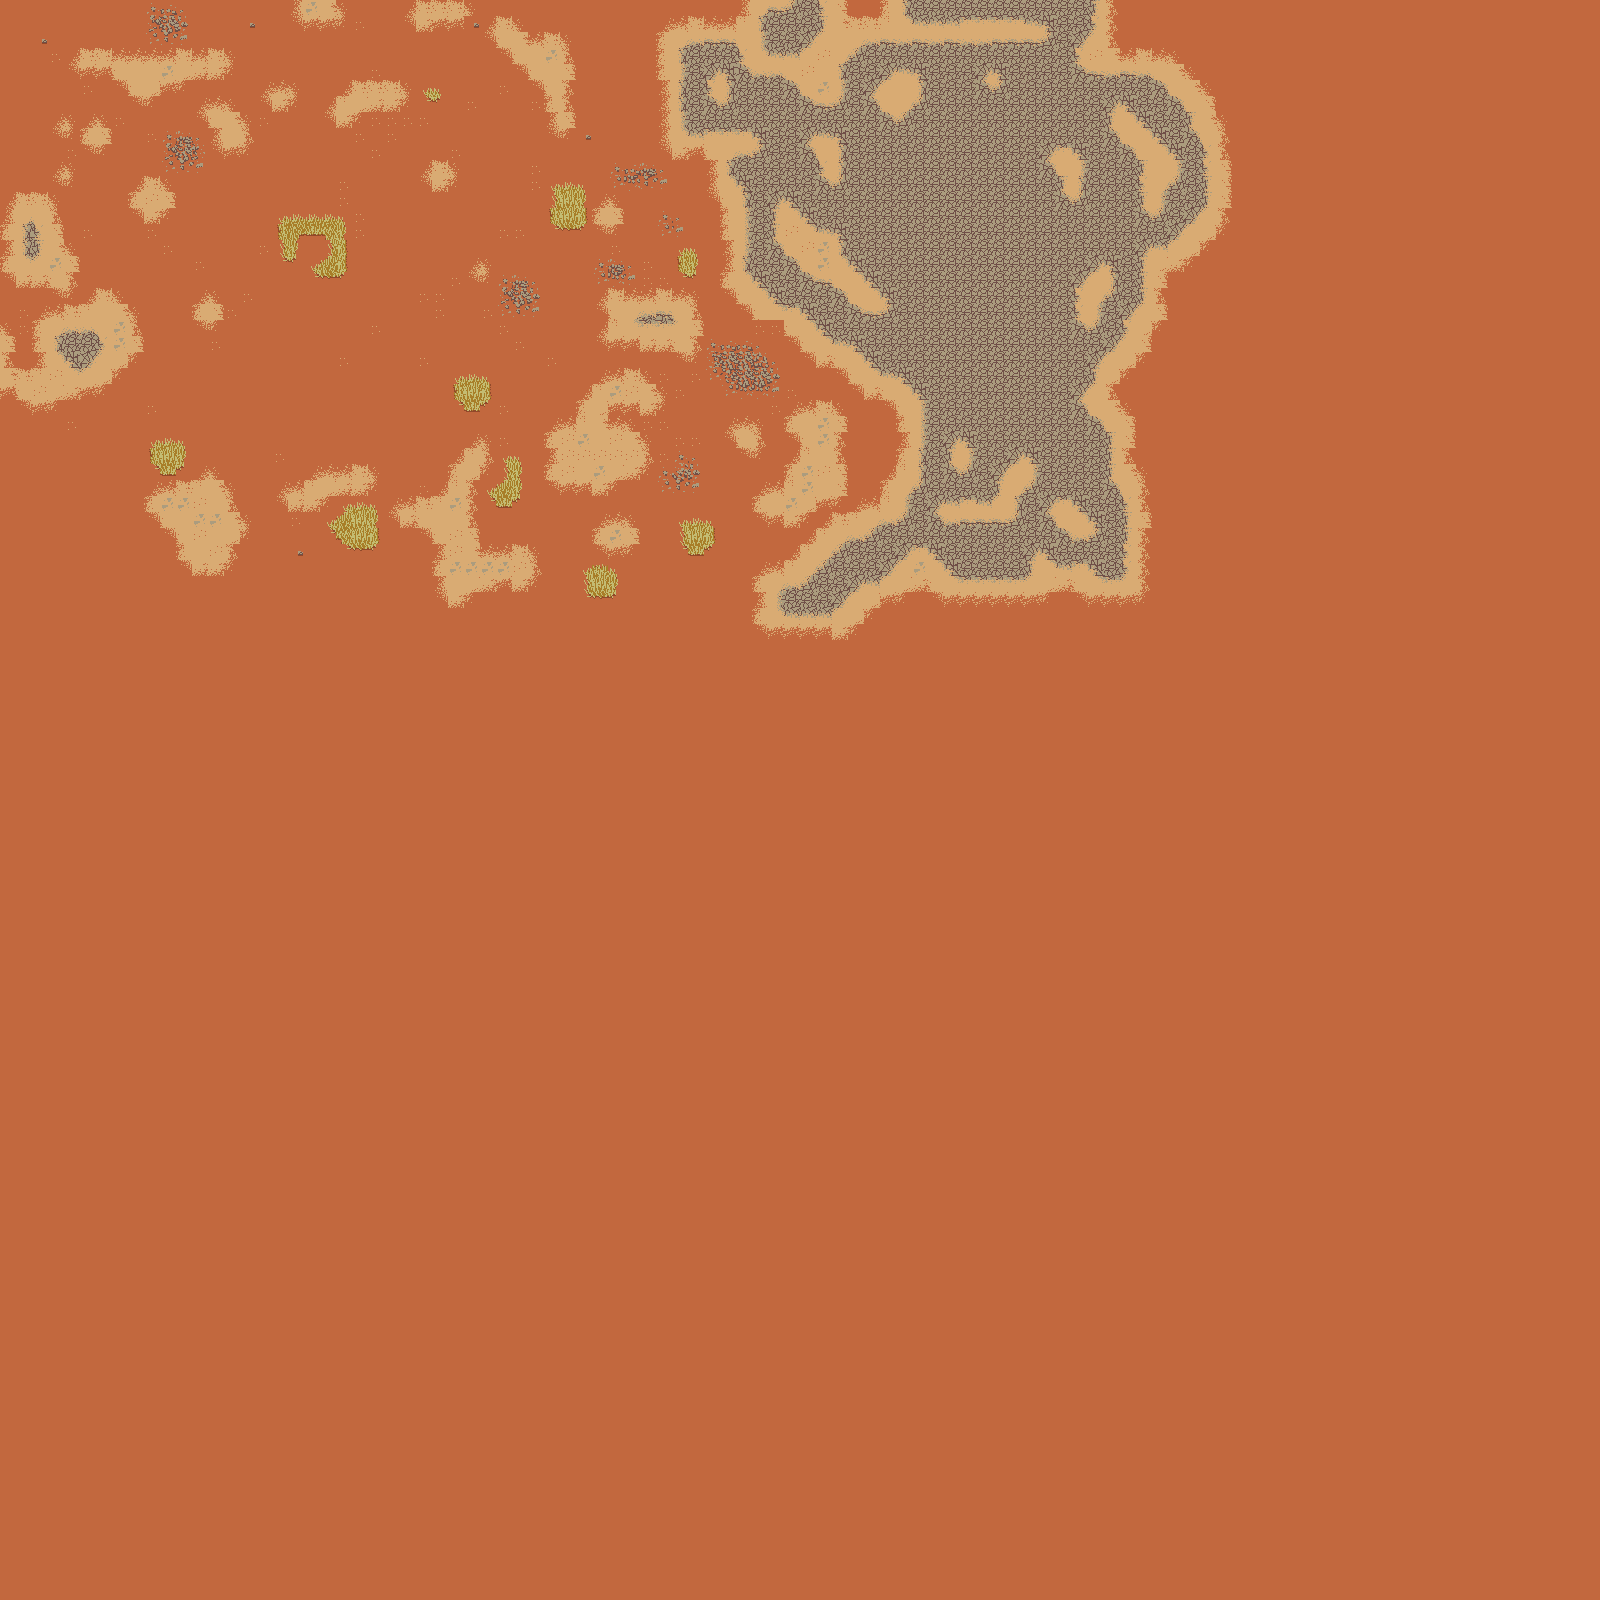

Tiled map render using the project's own tile images. Description and the map definition, with tile-layer contents summarised, below:
An orthogonal 100x100 tile map with 16x16 px tiles, 1 tile layer (Ground) and 8 objects.

<map version="1.0" orientation="orthogonal" renderorder="right-down" width="100" height="100" tilewidth="16" tileheight="16">
 <tileset firstgid="1" name="tiles" tilewidth="16" tileheight="16">
  <image source="tiles.png" width="256" height="256" />
  <terraintypes>
   <terrain name="sand1" tile="-1" />
   <terrain name="sand2" tile="-1" />
   <terrain name="dry grass" tile="-1" />
   <terrain name="rocks1" tile="-1" />
   <terrain name="dry ground" tile="-1" />
   <terrain name="rock wall shadow" tile="-1" />
   <terrain name="rock wall" tile="-1" />
  </terraintypes>
  <tile id="2" terrain="2,2,2,0" />
  <tile id="3" terrain="2,2,0,0" />
  <tile id="4" terrain="2,2,0,2" />
  <tile id="5" terrain="0,0,0,2" />
  <tile id="6" terrain="0,0,2,2" />
  <tile id="7" terrain="0,0,2,0" />
  <tile id="8" terrain="0,0,0,1" />
  <tile id="9" terrain="0,0,1,1" />
  <tile id="10" terrain="0,0,1,0" />
  <tile id="11" terrain="1,1,1,0" />
  <tile id="12" terrain="1,1,0,0" />
  <tile id="13" terrain="1,1,0,1" />
  <tile id="16" terrain="0,0,0,0" />
  <tile id="17" terrain="1,1,1,1" />
  <tile id="18" terrain="2,0,2,0" />
  <tile id="20" terrain="0,2,0,2" />
  <tile id="21" terrain="0,2,0,2" />
  <tile id="22" terrain="2,2,2,2" />
  <tile id="23" terrain="2,0,2,0" />
  <tile id="24" terrain="0,1,0,1" />
  <tile id="25" terrain="1,1,1,1" />
  <tile id="26" terrain="1,0,1,0" />
  <tile id="27" terrain="1,0,1,0" />
  <tile id="29" terrain="0,1,0,1" />
  <tile id="34" terrain="2,0,2,2" />
  <tile id="35" terrain="0,0,2,2" />
  <tile id="36" terrain="0,2,2,2" />
  <tile id="37" terrain="0,2,0,0" />
  <tile id="38" terrain="2,2,0,0" />
  <tile id="39" terrain="2,0,0,0" />
  <tile id="40" terrain="0,1,0,0" />
  <tile id="41" terrain="1,1,0,0" />
  <tile id="42" terrain="1,0,0,0" />
  <tile id="43" terrain="1,0,1,1" />
  <tile id="44" terrain="0,0,1,1" />
  <tile id="45" terrain="0,1,1,1" />
  <tile id="50" terrain="3,3,3,0" />
  <tile id="51" terrain="3,3,0,0" />
  <tile id="52" terrain="3,3,0,3" />
  <tile id="53" terrain="0,0,0,3" />
  <tile id="54" terrain="0,0,3,3" />
  <tile id="55" terrain="0,0,3,0" />
  <tile id="56" terrain="1,1,1,4" />
  <tile id="57" terrain="1,1,4,4" />
  <tile id="58" terrain="1,1,4,1" />
  <tile id="59" terrain="4,4,4,1" />
  <tile id="60" terrain="4,4,1,1" />
  <tile id="61" terrain="4,4,1,4" />
  <tile id="66" terrain="3,0,3,0" />
  <tile id="68" terrain="0,3,0,3" />
  <tile id="69" terrain="0,3,0,3" />
  <tile id="70" terrain="3,3,3,3" />
  <tile id="71" terrain="3,0,3,0" />
  <tile id="72" terrain="1,4,1,4" />
  <tile id="73" terrain="4,4,4,4" />
  <tile id="74" terrain="4,1,4,1" />
  <tile id="75" terrain="4,1,4,1" />
  <tile id="76" terrain="1,1,1,1" />
  <tile id="77" terrain="1,4,1,4" />
  <tile id="82" terrain="3,0,3,3" />
  <tile id="83" terrain="0,0,3,3" />
  <tile id="84" terrain="0,3,3,3" />
  <tile id="85" terrain="0,3,0,0" />
  <tile id="86" terrain="3,3,0,0" />
  <tile id="87" terrain="3,0,0,0" />
  <tile id="88" terrain="1,4,1,1" />
  <tile id="89" terrain="4,4,1,1" />
  <tile id="90" terrain="4,1,1,1" />
  <tile id="91" terrain="4,1,4,4" />
  <tile id="92" terrain="1,1,4,4" />
  <tile id="93" terrain="1,4,4,4" />
  <tile id="98" terrain="3,3,3,5" />
  <tile id="99" terrain="3,3,5,5" />
  <tile id="100" terrain="3,3,5,3" />
  <tile id="101" terrain="0,0,0,6" />
  <tile id="102" terrain="0,0,6,6" />
  <tile id="103" terrain="0,0,6,0" />
  <tile id="104" terrain="5,5,5,6" />
  <tile id="105" terrain="5,5,6,6" />
  <tile id="106" terrain="5,5,6,5" />
  <tile id="107" terrain="6,6,6,5" />
  <tile id="108" terrain="6,6,5,5" />
  <tile id="109" terrain="6,6,5,6" />
  <tile id="114" terrain="3,5,3,5" />
  <tile id="115" terrain="5,5,5,5" />
  <tile id="116" terrain="5,3,5,3" />
  <tile id="117" terrain="0,6,0,6" />
  <tile id="118" terrain="6,6,6,6" />
  <tile id="119" terrain="6,0,6,0" />
  <tile id="120" terrain="5,6,5,6" />
  <tile id="121" terrain="6,6,6,6" />
  <tile id="122" terrain="6,5,6,5" />
  <tile id="123" terrain="6,5,6,5" />
  <tile id="124" terrain="5,5,5,5" />
  <tile id="125" terrain="5,6,5,6" />
  <tile id="130" terrain="3,5,3,3" />
  <tile id="131" terrain="5,5,3,3" />
  <tile id="132" terrain="5,3,3,3" />
  <tile id="133" terrain="0,6,0,0" />
  <tile id="134" terrain="6,6,0,0" />
  <tile id="135" terrain="6,0,0,0" />
  <tile id="136" terrain="5,6,5,5" />
  <tile id="137" terrain="6,6,5,5" />
  <tile id="138" terrain="6,5,5,5" />
  <tile id="139" terrain="6,5,6,6" />
  <tile id="140" terrain="5,5,6,6" />
  <tile id="141" terrain="5,6,6,6" />
 </tileset>
 <layer name="Ground" width="100" height="100">
  <data>[10000 cells, 10000 non-empty, 71 distinct tile ids]</data>
 </layer>
 <objectgroup name="Regions">
  <object x="168" y="136">
   <polygon points="0,0 -4,24 4,36 36,32 36,4 12,-4" />
  </object>
  <object x="712" y="344">
   <polygon points="0,0 0,28 20,48 68,48 68,28 40,0" />
  </object>
  <object x="168" y="44">
   <polygon points="0,0 -20,-12 -16,-40 16,-36 20,-20 20,-4" />
  </object>
  <object x="504" y="308">
   <polygon points="0,0 -4,-4 0,-32 32,-28 36,-12 36,4 12,8" />
  </object>
  <object x="616" y="168">
   <polygon points="0,0 36,0 48,4 52,16 28,20 0,12" />
  </object>
  <object x="600" y="264">
   <polygon points="0,0 0,12 20,16 36,16 36,12 28,0" />
  </object>
  <object x="664" y="472">
   <polygon points="0,0 0,12 16,20 32,16 36,0 32,-16 16,-20" />
  </object>
  <object x="664" y="228">
   <polygon points="0,0 0,-12 16,-8 20,4 12,4" />
  </object>
 </objectgroup>
</map>